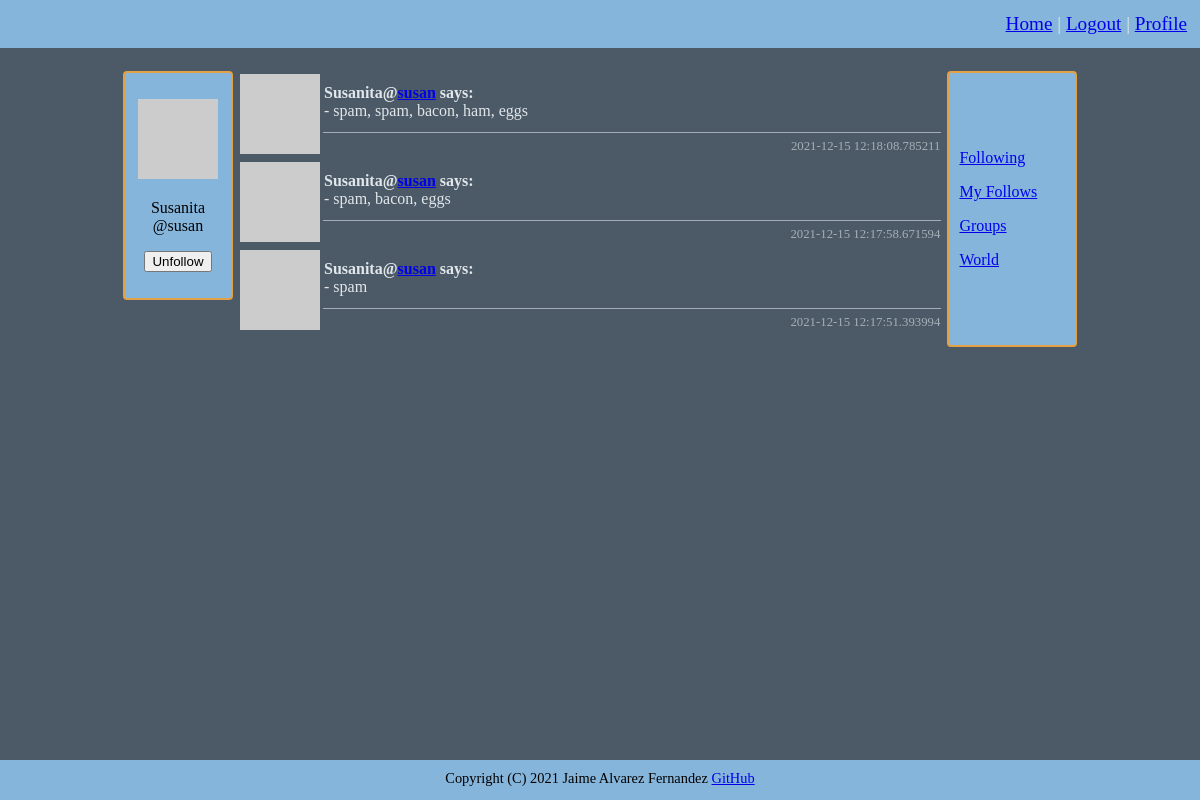
Page /user/susan (signed in) on the committed database.
### connect/models.py (models this page shows, shortened)
class User(UserMixin, db.Model):
    id = db.Column(db.Integer, primary_key=True)
    username = db.Column(db.String(64), index=True, unique=True)
    email = db.Column(db.String(120), index=True, unique=True)
    nickname = db.Column(db.String(64))
    password = db.Column(db.String(128))
    about_me = db.Column(db.String(140))
    location = db.Column(db.String(64))
    website = db.Column(db.String(120))
    last_seen = db.Column(db.DateTime, default=datetime.datetime.utcnow)
    posts = db.relationship('Posts', backref='author', lazy='dynamic')
    friends = db.relationship('Friends', backref='anchor', lazy='dynamic')
    followed = db.relationship('User',
                               secondary=followers,
                               primaryjoin=(followers.c.follower_id == id),
                               secondaryjoin=(followers.c.followed_id == id),
                               backref=db.backref('followers', lazy='dynamic'), lazy='dynamic')
    def avatar(self, size):
        digest = md5(self.email.lower().encode('utf-8')).hexdigest()
        return f'https://www.gravatar.com/avatar/{digest}?d=identicon&s={size}'
    def is_following(self, user):
        return self.followed.filter(followers.c.followed_id == user.id).count() > 0

class Posts(db.Model):
    id = db.Column(db.Integer, primary_key=True)
    body = db.Column(db.String(140))
    timestamp = db.Column(db.DateTime, index=True, default=datetime.datetime.utcnow)
    user_id = db.Column(db.Integer, db.ForeignKey('user.id'))

### connect/routing.py (the view)
@app.route('/user/<username>', methods=['GET', 'POST'])
@flask_login.login_required
def user_messages(username):
    user = models.User.query.filter_by(username=username).first_or_404()
    form = forms.WriteMessage()
    empty_form = forms.EmptyForm()
    if form.validate_on_submit():
        post = models.Posts(body=form.message.data, author=flask_login.current_user)
        db.session.add(post)
        db.session.commit()
    posts = models.Posts.query.filter_by(user_id=user.id).order_by(models.Posts.timestamp.desc()).all()
    return flask.render_template('user.html', user=user, posts=posts, title=user.username, form=form, e_form=empty_form)

### connect/forms.py
class WriteMessage(FlaskForm):
    message = wtforms.StringField('New message', validators=[validators.Length(min=1, max=140)])
    submit = wtforms.SubmitField('Send')

class EmptyForm(FlaskForm):
    submit = wtforms.SubmitField('Submit')

### connect/models.py (called while the page is built)
@login.user_loader
def load_user(user_id):
    return User.query.get(int(user_id))

### connect/routing.py (called while the page is built)
@app.before_request
def before_request():
    if flask_login.current_user.is_authenticated:
        flask_login.current_user.last_seen = datetime.datetime.utcnow()
        db.session.commit()

### connect/templates/user.html (shortened to what this page needs)
{% extends "general_template.html" %}
{% block content %}
    {% include '_posts.html' %}
{% endblock %}

### connect/templates/_profile.html (shortened to what this page needs)
{% if user and user != current_user %}
    <p>
        <img src="{{ user.avatar(128) }}">
    </p>
    <p>
        {% if user.nickname is not none %}
        {{ user.nickname }}<br>
        {% endif %}
        @{{ user.username }}
    </p>
    <p>
        {% if not current_user.is_following(user) %}
        <form method="post" action="{{ url_for('follow', username=user.username) }}">
            {{ e_form.hidden_tag() }}
            {{ e_form.submit(value='Follow') }}
        </form>
        {% else %}
        <form method="post" action="{{ url_for('unfollow', username=user.username) }}">
            {{ e_form.submit(value='Unfollow') }}
        </form>
        {% endif %}
    </p>
{% endif %}

### connect/templates/_posts.html
<table width="100%">
    {% for post in posts %}
    <tr>
        <td width="50" rowspan="2" valign="top"><img src="{{ post.author.avatar(50) }}"></td>
        <td>
            <span class="bold">
                {% if post.author.nickname %}{{ post.author.nickname }}{% endif %}@<a href="{{ url_for('user_messages', username=post.author.username) }}">{{ post.author.username }}</a>
            says:<br></span>
            - {{ post.body }}
        </td>
    </tr>
    <tr>
        <td class="time bottom_line">{{ post.timestamp }}</td>
    </tr>
    {% endfor %}
</table>

### connect/static/css/style.css (style rules this page uses)
body { font-family: Verdana; background: #4b5a66; color: #e1e6eb; min-height: 100vh; margin: 0; }
.bottom_line { border: solid; border-width: 1px 0 0px 0; }
.bold { font-weight: bold; }
.time { font-size:80%; text-align: right; opacity: 0.6; }
body { display:flex; flex-direction:column; }

### rows in the picture
User: nickname "Susanita", username "susan"
Posts: author.nickname "Susanita", author.username "susan", body "spam, spam, bacon, ham, eggs", timestamp "2021-12-15 12:18:08.785211"
Posts: author.nickname "Susanita", author.username "susan", body "spam, bacon, eggs", timestamp "2021-12-15 12:17:58.671594"
Posts: author.nickname "Susanita", author.username "susan", body "spam", timestamp "2021-12-15 12:17:51.393994"
